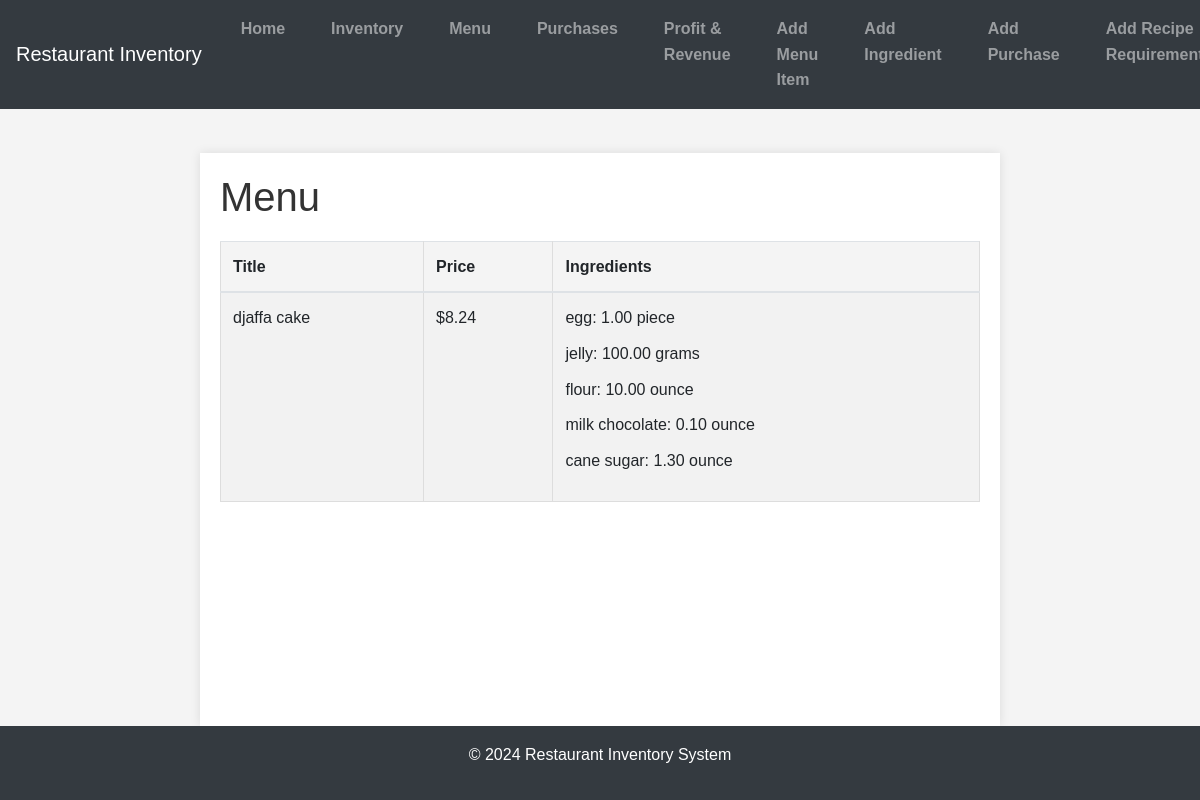
/menu/, run on an earlier commit of the app's database.
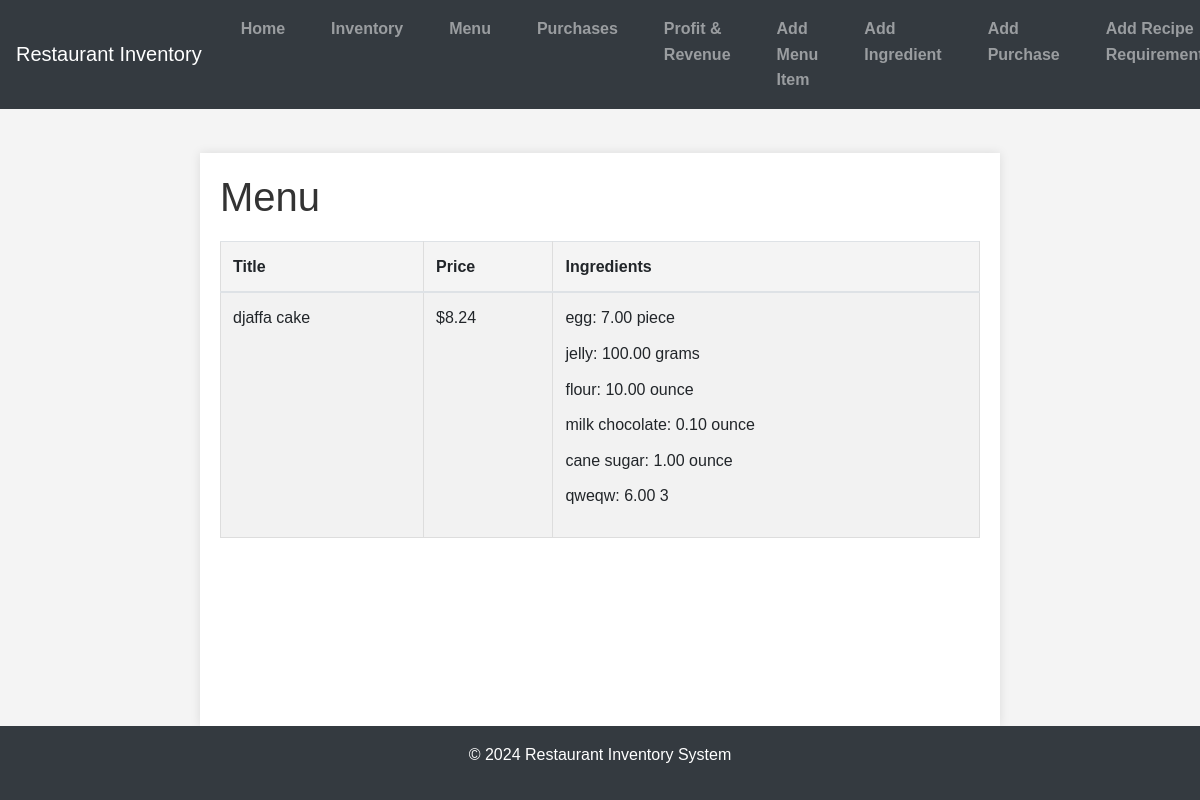
And on a later commit of the database.
### inventory/models.py (models this page shows, shortened)
class MenuItem(models.Model):
    title = models.CharField(max_length=100, null=False, blank=False)
    price = models.DecimalField(decimal_places=2, max_digits=10, blank=False, null=False)

class RecipeRequirements(models.Model):
    menu_item = models.ForeignKey(MenuItem, on_delete=models.CASCADE)
    ingredient = models.ForeignKey(Ingredient, on_delete=models.CASCADE)
    quantity = models.DecimalField(decimal_places=2, max_digits=10, blank=False, null=False)

class Ingredient(models.Model):
    name = models.CharField(max_length=100, null=False, blank=False)
    quantity = models.IntegerField(blank=False, null=False)
    unit_price = models.DecimalField(decimal_places=2, max_digits=10, blank=False, null=False)
    unit = models.CharField(max_length=100, null=False, blank=False)

### inventory/views.py (the view)
# urls.py: path('menu/', MenuItemListView.as_view(), name='menu'),
class MenuItemListView(ListView):
    model = MenuItem
    template_name = 'inventory/menu.html'
    context_object_name = 'menu_items'
    def get_context_data(self, **kwargs):
        context = super().get_context_data(**kwargs)
        menu_items = context['menu_items']
        for item in menu_items:
            item.ingredients = RecipeRequirements.objects.filter(menu_item=item)
        return context

### inventory/templates/inventory/menu.html (shortened to what this page needs)
{% extends 'inventory/base.html' %}
{% block content %}
<h1>Menu</h1>
<table class="table table-striped">
    <thead>
        <tr>
            <th>Title</th>
            <th>Price</th>
            <th>Ingredients</th>
        </tr>
    </thead>
    <tbody>
        {% for item in menu_items %}
        <tr>
            <td>{{ item.title }}</td>
            <td>${{ item.price }}</td>
            <td>
                <ul>
                    {% for req in item.ingredients %}
                    <li>{{ req.ingredient.name }}: {{ req.quantity }} {{ req.ingredient.unit }}</li>
                    {% endfor %}
                </ul>
            </td>
        </tr>
        {% endfor %}
    </tbody>
</table>
{% endblock %}

What changed in the data, as far as the page shows it:
changed RecipeRequirements "egg": quantity "1.00" → "7.00"
changed RecipeRequirements "cane sugar": quantity "1.30" → "1.00"
added RecipeRequirements: ingredient.name "qweqw", quantity "6.00", ingredient.unit "3"
